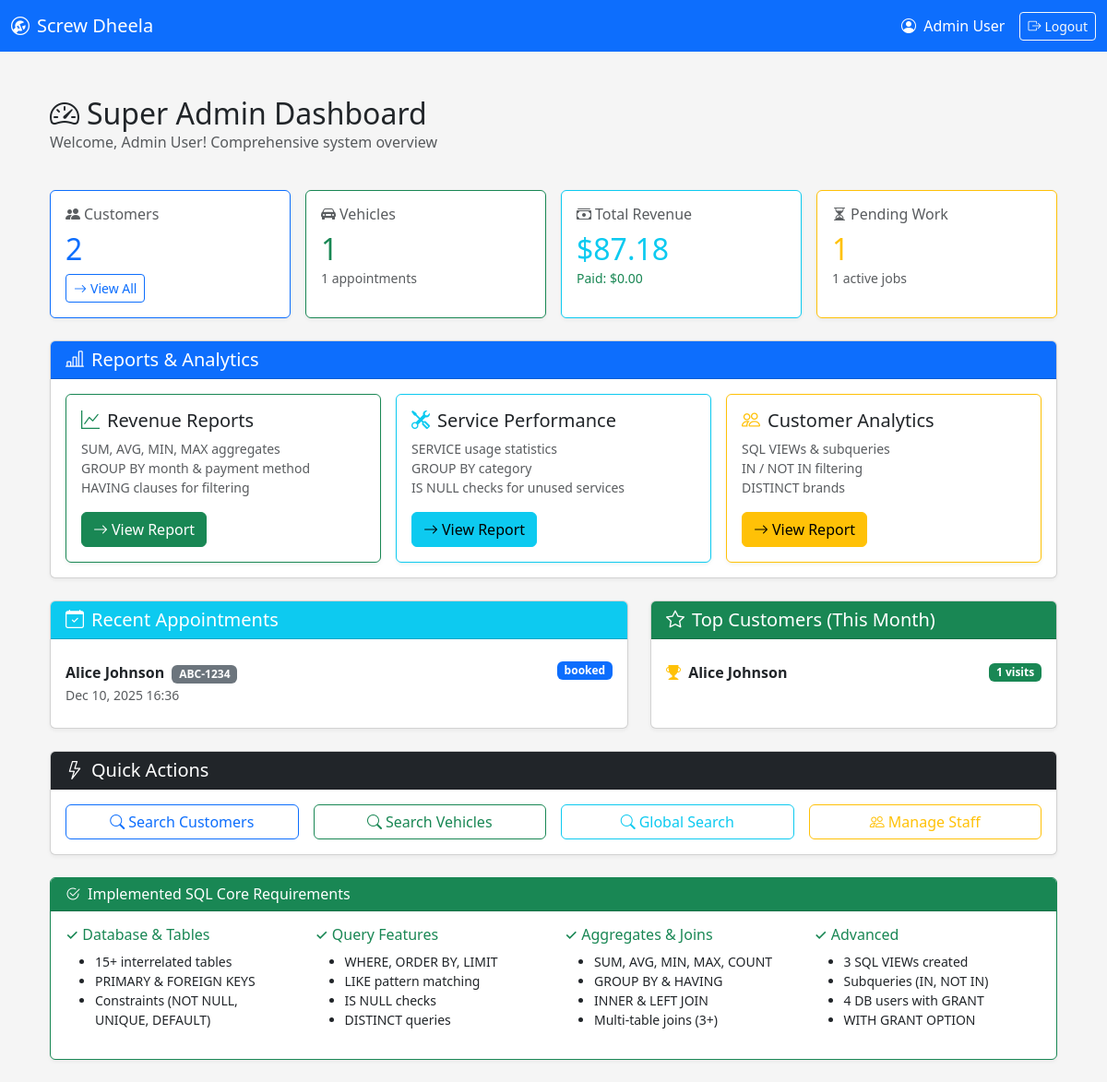
/public/admin_dashboard.php (signed in), run on the app's committed database.
### tables this page shows
CREATE TABLE IF NOT EXISTS appointments (
    appointment_id       INT AUTO_INCREMENT PRIMARY KEY,
    customer_id          INT NOT NULL,
    vehicle_id           INT NOT NULL,
    appointment_datetime DATETIME NOT NULL,
    problem_description  TEXT,
    status               VARCHAR(20) DEFAULT 'booked',
    created_by_staff_id  INT,
    created_at           DATETIME DEFAULT CURRENT_TIMESTAMP,
    FOREIGN KEY (customer_id) REFERENCES customers(customer_id)
        ON DELETE CASCADE,
    FOREIGN KEY (vehicle_id) REFERENCES vehicles(vehicle_id)
        ON DELETE CASCADE,
    FOREIGN KEY (created_by_staff_id) REFERENCES staff(staff_id)
        ON DELETE SET NULL
);

CREATE TABLE IF NOT EXISTS customers (
    customer_id       INT AUTO_INCREMENT PRIMARY KEY,
    name              VARCHAR(100) NOT NULL,
    phone             VARCHAR(20) UNIQUE,
    email             VARCHAR(100),
    address           VARCHAR(255),
    password_hash     VARCHAR(255),              
    is_email_verified TINYINT(1) DEFAULT 0,
    created_at        DATETIME DEFAULT CURRENT_TIMESTAMP
);

CREATE TABLE IF NOT EXISTS vehicles (
    vehicle_id      INT AUTO_INCREMENT PRIMARY KEY,
    customer_id     INT NOT NULL,
    registration_no VARCHAR(20) NOT NULL UNIQUE,
    brand           VARCHAR(50),
    model           VARCHAR(50),
    year            INT,
    vehicle_type    VARCHAR(30),   
    FOREIGN KEY (customer_id) REFERENCES customers(customer_id)
        ON DELETE CASCADE
);

### public/admin_dashboard.php (the view, shortened to what the rows shown need)
<?php
require_once '../config/db.php';
require_once '../includes/header.php';
$total_customers = $conn->query("SELECT COUNT(*) as count FROM customers")->fetch_assoc()['count'];
$total_vehicles = $conn->query("SELECT COUNT(*) as count FROM vehicles")->fetch_assoc()['count'];
$revenue_stats = $conn->query("SELECT
                                    COUNT(*) as total_bills,
                                    SUM(total_amount) as total_revenue,
                                    SUM(CASE WHEN payment_status = 'paid' THEN total_amount ELSE 0 END) as paid_revenue,
                                    SUM(CASE WHEN payment_status = 'unpaid' THEN total_amount ELSE 0 END) as unpaid_revenue
                                FROM bills")->fetch_assoc();
$pending_appointments = $conn->query("SELECT COUNT(*) as count FROM appointments WHERE status IN ('booked', 'pending')")->fetch_assoc()['count'];
$recent_appointments_stmt = $conn->prepare("SELECT a.*, c.name as customer_name, v.registration_no
                                            FROM appointments a
                                            JOIN customers c ON a.customer_id = c.customer_id
                                            LEFT JOIN vehicles v ON a.vehicle_id = v.vehicle_id
                                            ORDER BY a.created_at DESC
                                            LIMIT 5");
$recent_appointments_stmt->execute();
$recent_appointments = $recent_appointments_stmt->get_result()->fetch_all(MYSQLI_ASSOC);
$top_customers_month = $conn->query("SELECT
                                        c.customer_id,
                                        c.name,
                                        COUNT(DISTINCT a.appointment_id) as appointment_count
                                    FROM customers c
                                    JOIN appointments a ON c.customer_id = a.customer_id
                                    WHERE MONTH(a.appointment_datetime) = MONTH(CURRENT_DATE())
                                    AND YEAR(a.appointment_datetime) = YEAR(CURRENT_DATE())
                                    GROUP BY c.customer_id, c.name
                                    ORDER BY appointment_count DESC
                                    LIMIT 5")->fetch_all(MYSQLI_ASSOC);
?>
<div class="container-fluid py-4">
    <div class="row mb-4">
        <div class="col-12">
            <h2 class="mb-0">
                <i class="bi bi-speedometer2 me-2"></i>Super Admin Dashboard
            </h2>
        </div>
    </div>
    <div class="row g-3 mb-4">
        <div class="col-md-3">
            <div class="card border-primary h-100">
                <div class="card-body">
                    <h2 class="mb-0 text-primary"><?php echo $total_customers; ?></h2>
                </div>
            </div>
        </div>
        <div class="col-md-3">
            <div class="card border-success h-100">
                <div class="card-body">
                    <h2 class="mb-0 text-success"><?php echo $total_vehicles; ?></h2>
                </div>
            </div>
        </div>
        <div class="col-md-3">
            <div class="card border-info h-100">
                <div class="card-body">
                    <h2 class="mb-0 text-info">$<?php echo number_format($revenue_stats['total_revenue'] ?? 0, 2); ?></h2>
                </div>
            </div>
        </div>
        <div class="col-md-3">
            <div class="card border-warning h-100">
                <div class="card-body">
                    <h2 class="mb-0 text-warning"><?php echo $pending_appointments; ?></h2>
                </div>
            </div>
        </div>
    </div>
    <div class="row mb-4">
        <div class="col-md-7">
            <div class="card h-100">
                <div class="card-body">
                    <?php if (empty($recent_appointments)): ?>
                        <p class="text-muted">No recent appointments.</p>
                    <?php else: ?>
                        <div class="list-group list-group-flush">
                            <?php foreach ($recent_appointments as $appt): ?>
                                <div class="list-group-item px-0">
                                    <div class="d-flex justify-content-between align-items-start">
                                        <div>
                                            <strong><?php echo htmlspecialchars($appt['customer_name']); ?></strong>
                                            <?php if ($appt['registration_no']): ?>
                                                <span class="badge bg-secondary ms-1"><?php echo htmlspecialchars($appt['registration_no']); ?></span>
                                            <?php endif; ?>
                                            <br>
                                            <small class="text-muted">
                                                <?php
                                                $date = new DateTime($appt['appointment_datetime']);
                                                echo $date->format('M d, Y H:i');
                                                ?>
                                            </small>
                                        </div>
                                        <span class="badge bg-<?php
                                            echo match($appt['status']) {
                                                'booked' => 'primary',
                                                'confirmed' => 'info',
                                                'completed' => 'success',
                                                'cancelled' => 'danger',
                                                default => 'secondary'
                                            };
                                        ?>">
                                            <?php echo htmlspecialchars($appt['status']); ?>
                                        </span>
                                    </div>
                                </div>
                            <?php endforeach; ?>
                        </div>
                    <?php endif; ?>
                </div>
            </div>
        </div>
        <div class="col-md-5">
            <div class="card h-100">
                <div class="card-body">
                    <?php if (empty($top_customers_month)): ?>
                        <p class="text-muted">No appointments this month yet.</p>
                    <?php else: ?>
                        <div class="list-group list-group-flush">
                            <?php foreach ($top_customers_month as $index => $customer): ?>
                                <div class="list-group-item px-0">
                                    <div class="d-flex justify-content-between align-items-center">
                                        <div>
                                            <?php if ($index < 3): ?>
                                                <i class="bi bi-trophy-fill text-warning me-1"></i>
                                            <?php endif; ?>
                                            <strong><?php echo htmlspecialchars($customer['name']); ?></strong>
                                        </div>
                                        <span class="badge bg-success">
                                            <?php echo $customer['appointment_count']; ?> visits
                                        </span>
                                    </div>
                                </div>
                            <?php endforeach; ?>
                        </div>
                    <?php endif; ?>
                </div>
            </div>
        </div>
    </div>
</div>
<?php require_once '../includes/footer.php'; ?>

### data on the page
appointments: customer.name "Alice Johnson", vehicle.registration_no "ABC-1234", appointment_datetime "Dec 10, 2025 16:36", status "booked"
customers: name "Alice Johnson", appointment_count "1"

### other printed values
$_SESSION['staff_name'] "Admin User"
$total_customers "2"
$total_vehicles "1"
$total_appointments "1"
$revenue_stats['total_revenue'] "87.18"
$revenue_stats['paid_revenue'] "0.00"
$pending_appointments "1"
$active_jobs "1"
